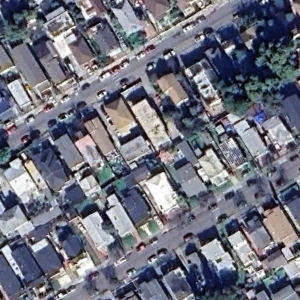
#> input picture tstImages/3-2-2024-300-300.jpg, 300 x 300 px, found by its file name
$ python pipeline.py
#> lines starting #> are read from the running program, lines starting #| are printed output that depends on the picture; after the words box and inside, x2 and y2 are one past the last pixel; in counts of white or black regions, pixels touching at a corner belong together
import cv2
import numpy as np
import matplotlib.pyplot as plt
from skimage import measure
from skimage.feature import peak_local_max
from scipy import ndimage
import os
from skimage.segmentation import watershed

filename = '/Users/aaronrassiq/Desktop/Watershed-Transformation/tstImages/3-2-2024-300-300.jpg'

import os
if os.path.exists(filename):
    print(f"File found: {filename}")
else:
    print(f"Error: File not found at {filename}")

def detect_individual_trees(image_path, visualize=True):
#> called with visualize = True
    image = cv2.imread(image_path)
#> image is the input picture: shape (300, 300, 3); mean B, G, R 125.1, 112.6, 110.5
    if image is None:
        raise ValueError(f"Failed to load image from {image_path}")

    original = image.copy()

    hsv = cv2.cvtColor(image, cv2.COLOR_BGR2HSV)
#> hsv: shape (300, 300, 3); mean H, S, V 104.6, 56.9, 127.7

    lower_green = np.array([30, 20, 20])
    upper_green = np.array([100, 255, 200])

    mask = cv2.inRange(hsv, lower_green, upper_green)
#> mask: shape (300, 300); 6% white; 126 white regions (94 under 20 px), largest, box (x1, y1, x2, y2) and area: (223, 37, 300, 116) 1594, (112, 18, 143, 51) 355, (96, 157, 121, 186) 332

    kernel = np.ones((3, 3), np.uint8)
    mask = cv2.morphologyEx(mask, cv2.MORPH_OPEN, kernel, iterations=2)
#> mask: shape (300, 300); 4.4% white; 27 white regions (2 under 20 px), largest, box (x1, y1, x2, y2) and area: (245, 43, 300, 102) 1137, (97, 161, 114, 185) 275, (4, 25, 29, 41) 264
    mask = cv2.morphologyEx(mask, cv2.MORPH_CLOSE, kernel, iterations=3)
#> mask: shape (300, 300); 4.5% white; 23 white regions (2 under 20 px), largest, box (x1, y1, x2, y2) and area: (223, 43, 300, 116) 1450, (97, 161, 124, 190) 383, (113, 20, 142, 50) 317

    img_yuv = cv2.cvtColor(image, cv2.COLOR_BGR2YUV)
#> img_yuv: shape (300, 300, 3); mean of channels 0, 1, 2 113.4, 133.7, 125.5
    img_yuv[:,:,0] = cv2.equalizeHist(img_yuv[:,:,0])
#> img_yuv: shape (300, 300, 3); mean of channels 0, 1, 2 128.1, 133.7, 125.5
    img_enhanced = cv2.cvtColor(img_yuv, cv2.COLOR_YUV2BGR)
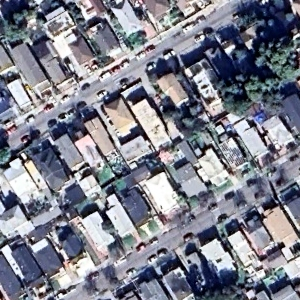
#> img_enhanced: shape (300, 300, 3); mean B, G, R 139.5, 127.4, 125.2

    hsv_enhanced = cv2.cvtColor(img_enhanced, cv2.COLOR_BGR2HSV)
#> hsv_enhanced: shape (300, 300, 3); mean H, S, V 104.5, 58.4, 142.1
    mask_enhanced = cv2.inRange(hsv_enhanced, lower_green, upper_green)
#> mask_enhanced: shape (300, 300); 5.8% white; 137 white regions (98 under 20 px), largest, box (x1, y1, x2, y2) and area: (223, 37, 300, 116) 1580, (111, 17, 148, 51) 330, (96, 159, 121, 187) 295
    mask_enhanced = cv2.morphologyEx(mask_enhanced, cv2.MORPH_OPEN, kernel, iterations=2)
#> mask_enhanced: shape (300, 300); 3.5% white; 26 white regions (2 under 20 px), largest, box (x1, y1, x2, y2) and area: (270, 40, 300, 81) 616, (245, 78, 279, 101) 394, (224, 101, 250, 116) 268
    mask_enhanced = cv2.morphologyEx(mask_enhanced, cv2.MORPH_CLOSE, kernel, iterations=3)
#> mask_enhanced: shape (300, 300); 3.7% white; 20 white regions (2 under 20 px), largest, box (x1, y1, x2, y2) and area: (224, 40, 300, 116) 1425, (97, 163, 124, 190) 341, (4, 25, 27, 40) 232

    mask = cv2.bitwise_or(mask, mask_enhanced)
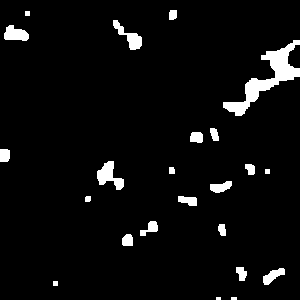
#> mask: shape (300, 300); 4.6% white; 23 white regions (2 under 20 px), largest, box (x1, y1, x2, y2) and area: (223, 40, 300, 116) 1542, (97, 161, 124, 190) 394, (113, 20, 142, 50) 317

    print(f"Mask Shape: {mask.shape}")
#| Mask Shape: (300, 300)

    totalPixels = mask.shape[0] * mask.shape[1]
#> totalPixels = 90000

    mask_pixels = np.count_nonzero(mask)
#> mask_pixels = 4174
    coveragePercent = mask_pixels/totalPixels
#> coveragePercent = 0.0464
    print(f"Coverage Percentage: {coveragePercent * 100:.2f}%")
#| Coverage Percentage: 4.64%


    treeArea = 0
    '''    for msk in mask:
        print(f"Mask: {msk}")
        for pixel in msk:
            if pixel > 0:
                treeArea += 1'''

    #print(f"Mask Shape: {mask.shape}")
    #print(f"Areas of Trees: {treeArea / (720 * 1280)}")


    dist_transform = ndimage.distance_transform_edt(mask)
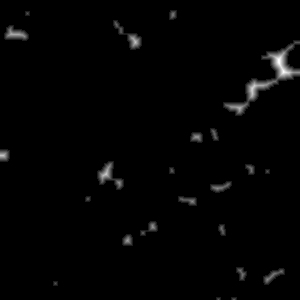
#> dist_transform: shape (300, 300) float64; min 0, max 9.06, mean 0.125; drawn with min black and max white

    tree_centers = peak_local_max(dist_transform, min_distance=10,
                                 threshold_abs=5, exclude_border=False)
#> tree_centers = [[59, 278], [71, 283], [88, 252], [174, 105], [42, 135], [155, 0], [108, 239], [34, 11], [240, 127], [137, 197]]

    markers = np.zeros_like(mask)
    for i, (x, y) in enumerate(tree_centers, start=1):
        markers[x, y] = i
#> this loop made 10 passes


    labels = watershed(-dist_transform, markers, mask=mask)
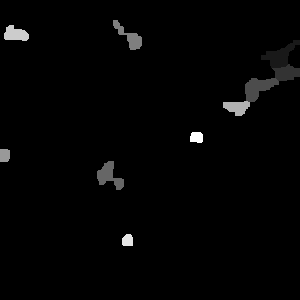
#> labels: shape (300, 300); min 0, max 10, mean 0.144; drawn with min black and max white
    #print(f"Shape of labels: {labels.shape}")

    '''nativeLabelArr = labels.tolist()

    labelPropArr = []
    treePresent = 0
    for row in nativeLabelArr:
        for pix in row:
            if pix > 0:
                treePresent += 1

    labelPropArr.append(f"%{round((treePresent/(300 * 300)) * 100, 2)}")

    print(labelPropArr)'''


    result = original.copy()
    tree_count = 0
    for label in range(1, np.max(labels) + 1):
        tree_pixels = np.where(labels == label)
        #print(f"Tree Pixels {tree_pixels}")

        if len(tree_pixels[0]) > 0:
            min_x, max_x = np.min(tree_pixels[1]), np.max(tree_pixels[1])
            min_y, max_y = np.min(tree_pixels[0]), np.max(tree_pixels[0])

            if (max_x - min_x) > 5 and (max_y - min_y) > 5:
                #print(f"\nTree {tree_count + 1}:\t minX - maxX: ({min_x}, {max_x}) to minY - maxY{min_y}, {max_y})\n")
                cv2.rectangle(result, (min_x, min_y), (max_x, max_y), (0, 255, 0), 2)
                tree_count += 1
#> this loop made 10 passes
#> (tree_pixels, min_x, max_x, min_y, max_y) on passes 1 to 9: (473 positions, rows 40 to 67, columns 261 to 299, 261, 299, 40, 67), (319 positions, rows 64 to 80, columns 272 to 299, 272, 299, 64, 80), (475 positions, rows 78 to 101, columns 245 to 278, 245, 278, 78, 101), (394 positions, rows 161 to 189, columns 97 to 123, 97, 123, 161, 189), (317 positions, rows 20 to 49, columns 113 to 141, 113, 141, 20, 49), (124 positions, rows 149 to 161, columns 0 to 9, 0, 9, 149, 161), (275 positions, rows 101 to 115, columns 223 to 249, 223, 249, 101, 115), (281 positions, rows 25 to 40, columns 4 to 28, 4, 28, 25, 40), (117 positions, rows 234 to 245, columns 122 to 132, 122, 132, 234, 245)
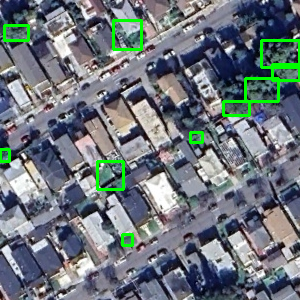
#> result: shape (300, 300, 3); 2.61% of pixels changed, all inside (x1, y1, x2, y2) = (0, 19, 300, 247)
#> after the loop, tree_count = 10

    print(f"Detected {tree_count} trees")
#| Detected 10 trees

    if visualize:
        plt.figure(figsize=(20, 15))

        plt.subplot(2, 3, 1)
        plt.title('Original Image')
        plt.imshow(cv2.cvtColor(original, cv2.COLOR_BGR2RGB))
        plt.axis('off')

        plt.subplot(2, 3, 2)
        plt.title('Green Mask')
        plt.imshow(mask, cmap='gray')
        plt.axis('off')

        plt.subplot(2, 3, 3)
        plt.title('Distance Transform')
        plt.imshow(dist_transform, cmap='jet')
        plt.axis('off')

        centers_vis = original.copy()
        for x, y in tree_centers:
            cv2.circle(centers_vis, (y, x), 5, (0, 0, 255), -1)
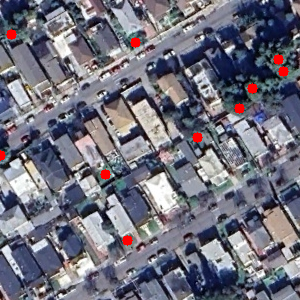
#> centers_vis: shape (300, 300, 3); 0.86% of pixels changed, all inside (x1, y1, x2, y2) = (0, 29, 289, 246)

        plt.subplot(2, 3, 4)
        plt.title('Tree Centers')
        plt.imshow(cv2.cvtColor(centers_vis, cv2.COLOR_BGR2RGB))
        plt.axis('off')

        segmented = np.zeros_like(original)
        for label in range(1, np.max(labels) + 1):
            color = np.random.randint(0, 255, size=3).tolist()
            segmented[labels == label] = color

        plt.subplot(2, 3, 5)
        plt.title('Segmented Trees')
        plt.imshow(cv2.cvtColor(segmented, cv2.COLOR_BGR2RGB))
        plt.axis('off')

        plt.subplot(2, 3, 6)
        plt.title('Detected Trees')
        plt.imshow(cv2.cvtColor(result, cv2.COLOR_BGR2RGB))
        plt.axis('off')

        plt.tight_layout()
        plt.show()
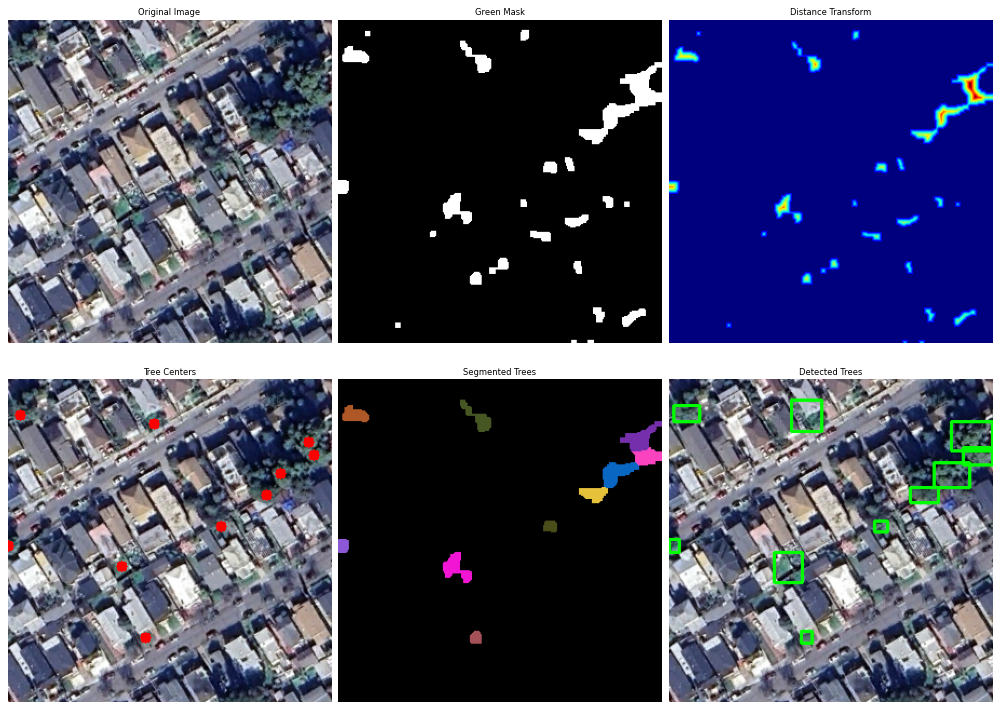
#> figure drawn by matplotlib, 6 panels

    return result

# [59 lines left out: function tune_parameters, not called in this run]

print("\nProcessing the image...")
result = detect_individual_trees(filename)

#output_filename = f"detected_trees_oakland_test_2.jpg"
#cv2.imshow(result)
#cv2.imwrite(output_filename, result)

$ run again, with tstImages/oakland test_2.jpg copied over tstImages/3-2-2024-300-300.jpg
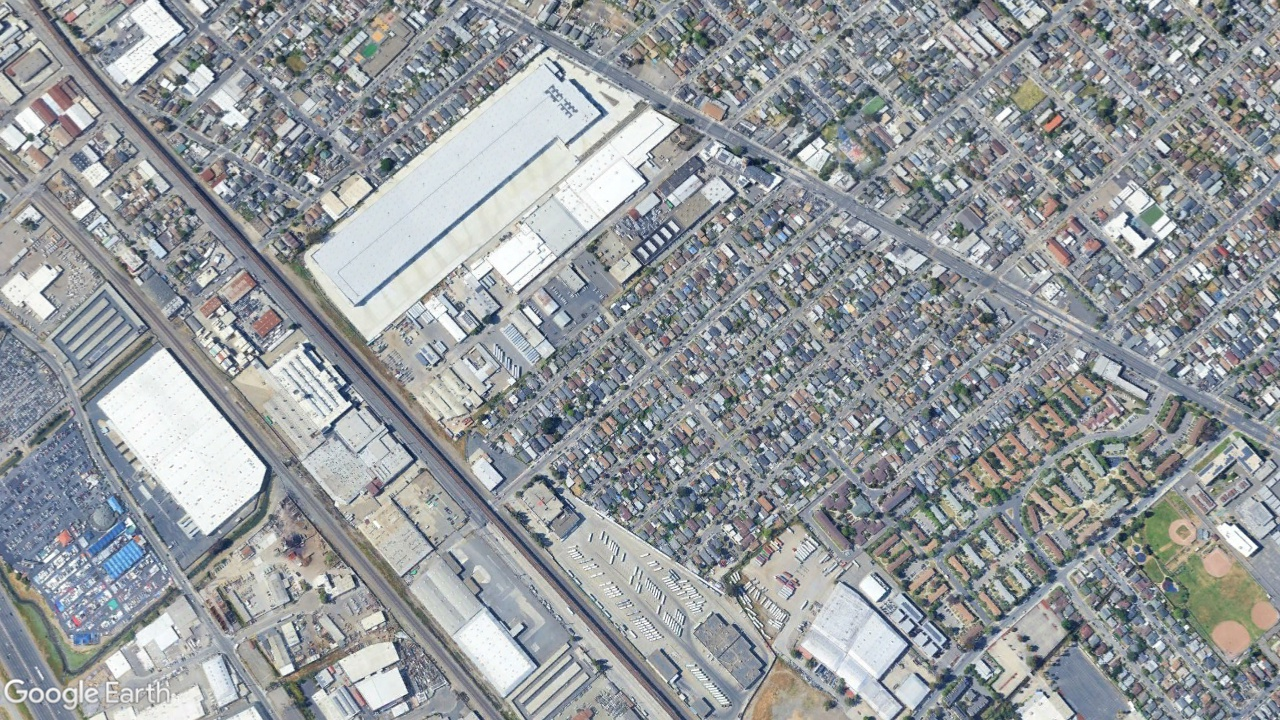
#> input picture tstImages/oakland test_2.jpg, 1280 x 720 px, found by its file name
#> in detect_individual_trees, image is the input picture: shape (720, 1280, 3); mean B, G, R 156.5, 153.5, 149.2
#> hsv: shape (720, 1280, 3); mean H, S, V 84.8, 28.3, 160.9
#> hsv_enhanced: shape (720, 1280, 3); mean H, S, V 84.4, 50.4, 136.3
#| Mask Shape: (720, 1280)
#> mask_pixels = 45441
#> coveragePercent = 0.0493
#| Coverage Percentage: 4.93%
#> tree_centers = 49 pairs, first value 0 to 719, second value 32 to 1256
#> the loop in detect_individual_trees, `for i, (x, y) in enumerate(tree_centers, start=1):` made 49 passes
#> (x, y) on passes 1 to 8: (607, 1198), (529, 1151), (661, 65), (575, 1188), (719, 1003), (550, 1162), (609, 1233), (571, 1156)
#> the loop in detect_individual_trees, `for label in range(1, np.max(labels) + 1):` made 49 passes
#> (tree_pixels, min_x, max_x, min_y, max_y) on passes 1 to 5: (2725 positions, rows 580 to 647, columns 1153 to 1228, 1153, 1228, 580, 647), (2143 positions, rows 491 to 547, columns 1115 to 1189, 1115, 1189, 491, 547), (1201 positions, rows 641 to 682, columns 45 to 95, 45, 95, 641, 682), (712 positions, rows 554 to 583, columns 1170 to 1202, 1170, 1202, 554, 583), (375 positions, rows 705 to 719, columns 984 to 1014, 984, 1014, 705, 719)
#> after the loop in detect_individual_trees, `for label in range(1, np.max(labels) + 1):`:
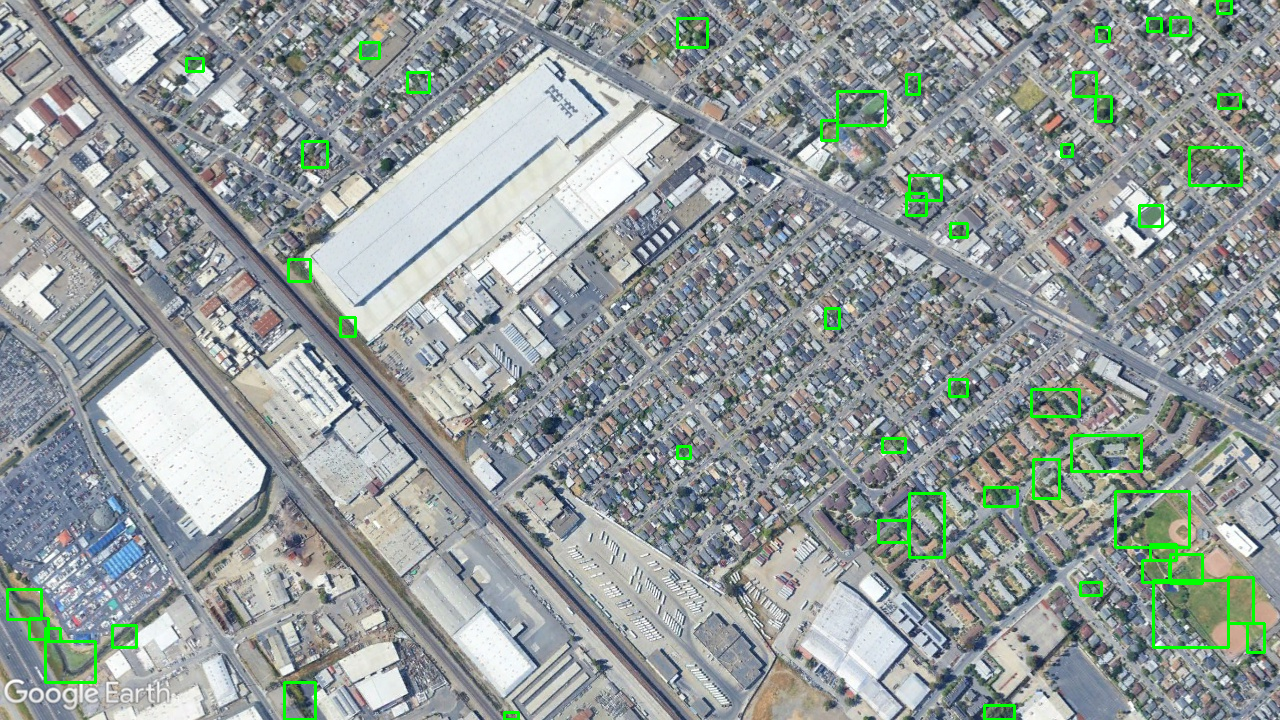
#> result: shape (720, 1280, 3); 1.56% of pixels changed, all inside (x1, y1, x2, y2) = (6, 0, 1266, 720)
#> after the loop in detect_individual_trees, `for label in range(1, np.max(labels) + 1):`: tree_count = 49
#| Detected 49 trees
#> the loop in detect_individual_trees, `for x, y in tree_centers:` made 49 passes
#> after the loop in detect_individual_trees, `for label in range(1, np.max(labels) + 1):`:
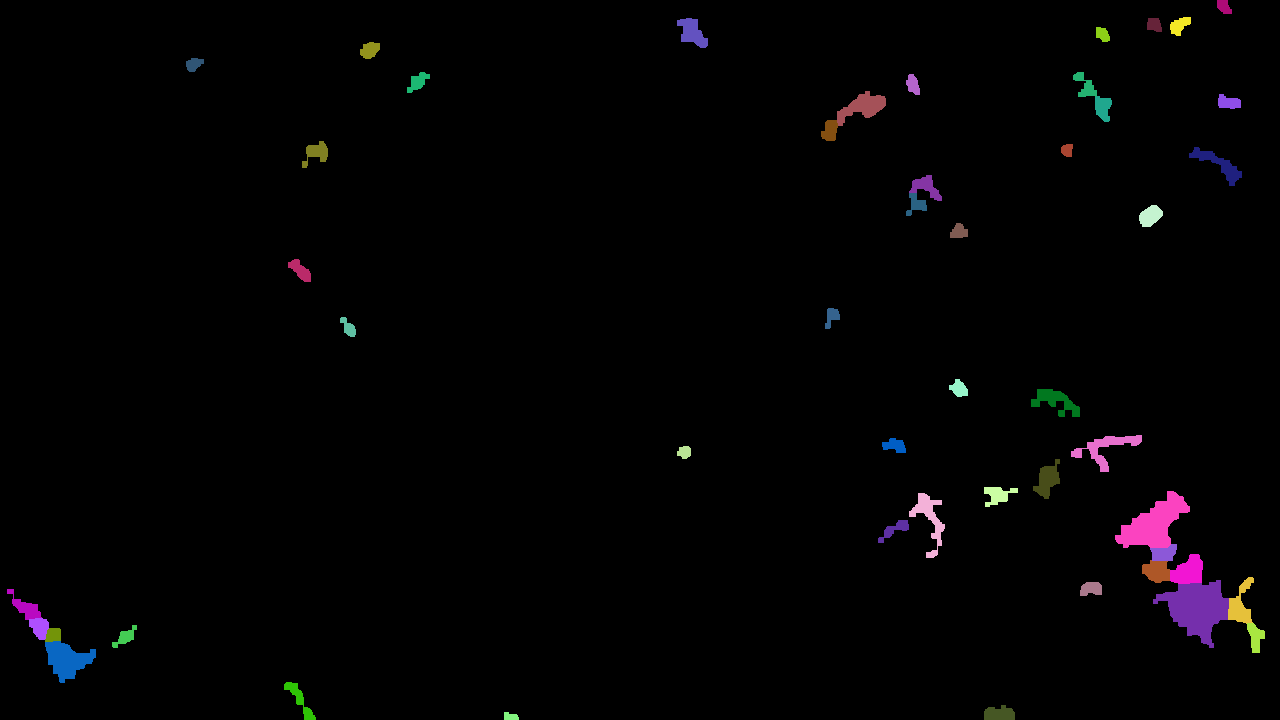
#> segmented: shape (720, 1280, 3); mean of channels 0, 1, 2 3.3, 2.5, 3.3; drawn as B, G, R

$ run again, with tstImages/urban-greenery-aerial-stockcake.jpg copied over tstImages/3-2-2024-300-300.jpg
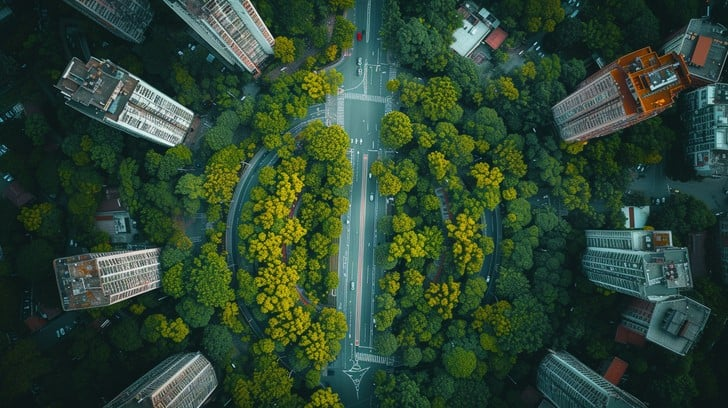
#> input picture tstImages/urban-greenery-aerial-stockcake.jpg, 728 x 408 px, found by its file name
#> in detect_individual_trees, image is the input picture: shape (408, 728, 3); mean B, G, R 50.7, 69.4, 45.9
#> hsv: shape (408, 728, 3); mean H, S, V 72.5, 135.3, 70.6
#> hsv_enhanced: shape (408, 728, 3); mean H, S, V 72.5, 78.4, 138.9
#| Mask Shape: (408, 728)
#> mask_pixels = 278553
#> coveragePercent = 0.938
#| Coverage Percentage: 93.78%
#> tree_centers = 31 pairs, first value 0 to 407, second value 0 to 727
#> the loop in detect_individual_trees, `for i, (x, y) in enumerate(tree_centers, start=1):` made 31 passes
#> (x, y) on passes 1 to 8: (407, 456), (257, 497), (186, 452), (320, 486), (0, 0), (105, 363), (407, 727), (0, 364)
#> the loop in detect_individual_trees, `for label in range(1, np.max(labels) + 1):` made 31 passes
#> (tree_pixels, min_x, max_x, min_y, max_y) on passes 1 to 6: (26277 positions, rows 290 to 407, columns 305 to 623, 305, 623, 290, 407), (33695 positions, rows 121 to 331, columns 361 to 654, 361, 654, 121, 331), (39507 positions, rows 38 to 282, columns 283 to 596, 283, 596, 38, 282), (4434 positions, rows 311 to 331, columns 382 to 617, 382, 617, 311, 331), (5879 positions, rows 0 to 63, columns 0 to 91, 0, 91, 0, 63), (16325 positions, rows 34 to 189, columns 250 to 454, 250, 454, 34, 189)
#> after the loop in detect_individual_trees, `for label in range(1, np.max(labels) + 1):`:
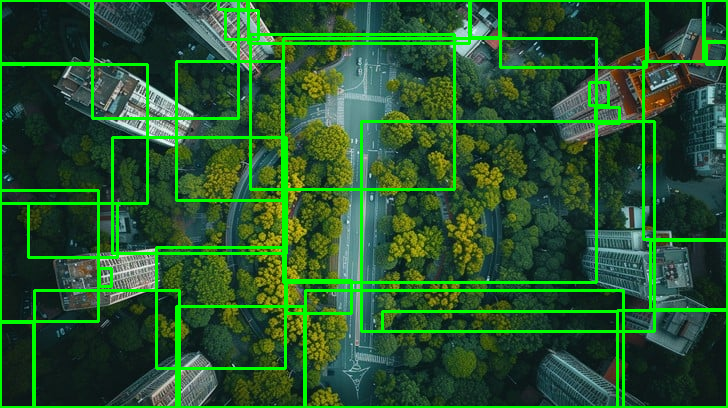
#> result: shape (408, 728, 3); 10.47% of pixels changed, all inside (x1, y1, x2, y2) = (0, 0, 728, 408)
#> after the loop in detect_individual_trees, `for label in range(1, np.max(labels) + 1):`: tree_count = 31
#| Detected 31 trees
#> the loop in detect_individual_trees, `for x, y in tree_centers:` made 31 passes
#> after the loop in detect_individual_trees, `for label in range(1, np.max(labels) + 1):`:
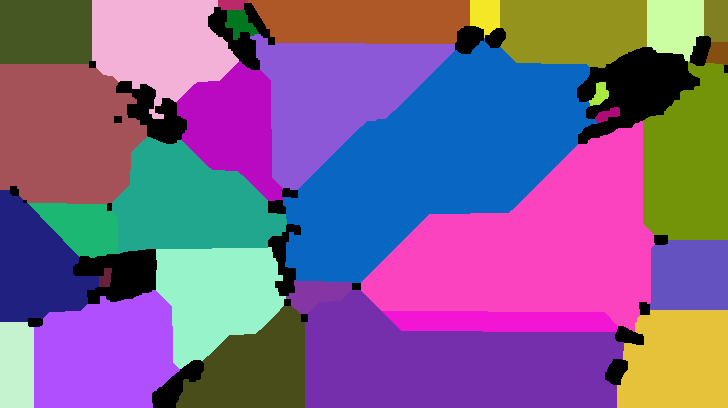
#> segmented: shape (408, 728, 3); mean of channels 0, 1, 2 141.7, 97.3, 125.6; drawn as B, G, R
